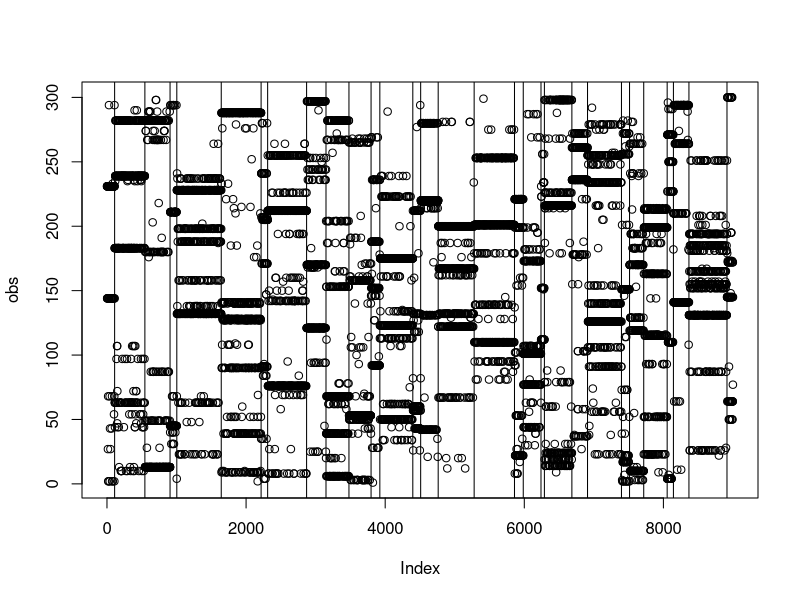

R code for this plot: (Note: this script raises an error after producing the figure.)
rm(list=ls(all=TRUE))
library('MCMCpack')
set.seed(2)

nobs=9000
nseg=30
tmp=runif(nseg)
prob=tmp/sum(tmp); prob
partition=rmultinom(1,size=nobs,prob=prob)
seg.index=rep(1:nseg,times=partition)

nloc=300
prob=rdirichlet(nseg,rep(0.01,nloc))

obs=rep(NA,nobs)
for (i in 1:nobs){
  tmp=rmultinom(1,size=1,prob=prob[seg.index[i],])
  obs[i]=which(tmp==1)
}
plot(obs)
tmp=cumsum(partition)
abline(v=tmp[-length(tmp)])

obs1=data.frame(loc.id=obs)
obs1$time1=1:nobs

setwd('U:\\GIT_models\\git_segmentation_model')
write.csv(obs1,'fake data.csv',row.names=F)
